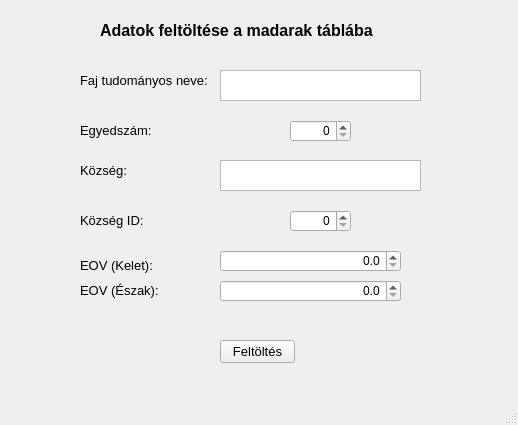
<?xml version="1.0" encoding="UTF-8"?>
<ui version="4.0">
 <class>MainWindow</class>
 <widget class="QMainWindow" name="MainWindow">
  <property name="geometry">
   <rect>
    <x>0</x>
    <y>0</y>
    <width>518</width>
    <height>425</height>
   </rect>
  </property>
  <property name="windowTitle">
   <string>MainWindow</string>
  </property>
  <property name="layoutDirection">
   <enum>Qt::LeftToRight</enum>
  </property>
  <widget class="QWidget" name="centralwidget">
   <widget class="QLabel" name="label">
    <property name="geometry">
     <rect>
      <x>80</x>
      <y>70</y>
      <width>131</width>
      <height>21</height>
     </rect>
    </property>
    <property name="font">
     <font>
      <pointsize>10</pointsize>
     </font>
    </property>
    <property name="text">
     <string>Faj tudományos neve:</string>
    </property>
   </widget>
   <widget class="QLabel" name="label_2">
    <property name="geometry">
     <rect>
      <x>80</x>
      <y>120</y>
      <width>81</width>
      <height>21</height>
     </rect>
    </property>
    <property name="font">
     <font>
      <pointsize>10</pointsize>
     </font>
    </property>
    <property name="text">
     <string>Egyedszám:</string>
    </property>
   </widget>
   <widget class="QLabel" name="label_3">
    <property name="geometry">
     <rect>
      <x>80</x>
      <y>160</y>
      <width>61</width>
      <height>21</height>
     </rect>
    </property>
    <property name="font">
     <font>
      <pointsize>10</pointsize>
     </font>
    </property>
    <property name="text">
     <string>Község:</string>
    </property>
   </widget>
   <widget class="QLabel" name="label_4">
    <property name="geometry">
     <rect>
      <x>80</x>
      <y>210</y>
      <width>91</width>
      <height>21</height>
     </rect>
    </property>
    <property name="font">
     <font>
      <pointsize>10</pointsize>
     </font>
    </property>
    <property name="text">
     <string>Község ID:</string>
    </property>
   </widget>
   <widget class="QLabel" name="label_5">
    <property name="geometry">
     <rect>
      <x>80</x>
      <y>250</y>
      <width>81</width>
      <height>31</height>
     </rect>
    </property>
    <property name="font">
     <font>
      <pointsize>10</pointsize>
     </font>
    </property>
    <property name="text">
     <string>EOV (Kelet):</string>
    </property>
   </widget>
   <widget class="QLabel" name="label_6">
    <property name="geometry">
     <rect>
      <x>80</x>
      <y>280</y>
      <width>81</width>
      <height>21</height>
     </rect>
    </property>
    <property name="font">
     <font>
      <pointsize>10</pointsize>
     </font>
    </property>
    <property name="text">
     <string>EOV (Észak):</string>
    </property>
   </widget>
   <widget class="QTextEdit" name="textEdit">
    <property name="geometry">
     <rect>
      <x>220</x>
      <y>70</y>
      <width>201</width>
      <height>31</height>
     </rect>
    </property>
   </widget>
   <widget class="QSpinBox" name="spinBox">
    <property name="geometry">
     <rect>
      <x>290</x>
      <y>120</y>
      <width>61</width>
      <height>22</height>
     </rect>
    </property>
    <property name="alignment">
     <set>Qt::AlignRight|Qt::AlignTrailing|Qt::AlignVCenter</set>
    </property>
    <property name="maximum">
     <number>10000</number>
    </property>
   </widget>
   <widget class="QDoubleSpinBox" name="doubleSpinBox">
    <property name="geometry">
     <rect>
      <x>220</x>
      <y>250</y>
      <width>181</width>
      <height>22</height>
     </rect>
    </property>
    <property name="alignment">
     <set>Qt::AlignRight|Qt::AlignTrailing|Qt::AlignVCenter</set>
    </property>
    <property name="decimals">
     <number>1</number>
    </property>
    <property name="maximum">
     <double>1000000.000000000000000</double>
    </property>
   </widget>
   <widget class="QDoubleSpinBox" name="doubleSpinBox_2">
    <property name="geometry">
     <rect>
      <x>220</x>
      <y>280</y>
      <width>181</width>
      <height>22</height>
     </rect>
    </property>
    <property name="layoutDirection">
     <enum>Qt::LeftToRight</enum>
    </property>
    <property name="alignment">
     <set>Qt::AlignRight|Qt::AlignTrailing|Qt::AlignVCenter</set>
    </property>
    <property name="decimals">
     <number>1</number>
    </property>
    <property name="maximum">
     <double>1000000.000000000000000</double>
    </property>
   </widget>
   <widget class="QTextEdit" name="textEdit_2">
    <property name="geometry">
     <rect>
      <x>220</x>
      <y>160</y>
      <width>201</width>
      <height>31</height>
     </rect>
    </property>
   </widget>
   <widget class="QSpinBox" name="spinBox_2">
    <property name="geometry">
     <rect>
      <x>290</x>
      <y>210</y>
      <width>61</width>
      <height>22</height>
     </rect>
    </property>
    <property name="layoutDirection">
     <enum>Qt::LeftToRight</enum>
    </property>
    <property name="alignment">
     <set>Qt::AlignRight|Qt::AlignTrailing|Qt::AlignVCenter</set>
    </property>
    <property name="maximum">
     <number>10000</number>
    </property>
   </widget>
   <widget class="QLabel" name="label_7">
    <property name="geometry">
     <rect>
      <x>100</x>
      <y>20</y>
      <width>311</width>
      <height>20</height>
     </rect>
    </property>
    <property name="font">
     <font>
      <pointsize>12</pointsize>
      <weight>75</weight>
      <bold>true</bold>
     </font>
    </property>
    <property name="text">
     <string>Adatok feltöltése a madarak táblába</string>
    </property>
   </widget>
   <widget class="QPushButton" name="pushButton">
    <property name="geometry">
     <rect>
      <x>220</x>
      <y>340</y>
      <width>75</width>
      <height>23</height>
     </rect>
    </property>
    <property name="font">
     <font>
      <pointsize>10</pointsize>
     </font>
    </property>
    <property name="text">
     <string>Feltöltés</string>
    </property>
   </widget>
  </widget>
  <widget class="QMenuBar" name="menubar">
   <property name="geometry">
    <rect>
     <x>0</x>
     <y>0</y>
     <width>518</width>
     <height>21</height>
    </rect>
   </property>
  </widget>
  <widget class="QStatusBar" name="statusbar"/>
 </widget>
 <resources/>
 <connections/>
</ui>
